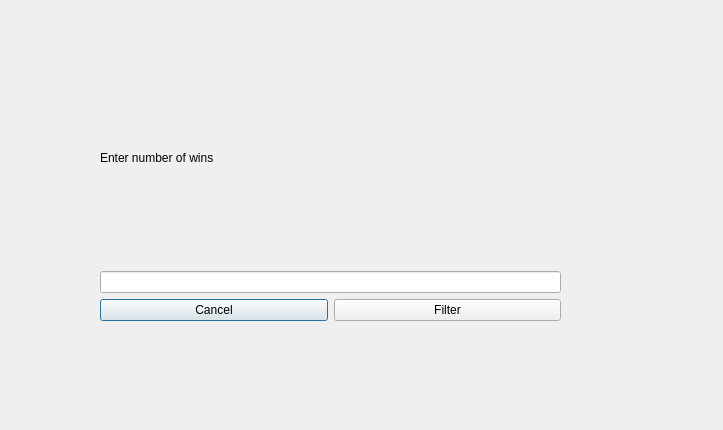
<?xml version="1.0" encoding="UTF-8"?>
<ui version="4.0">
 <class>WinsDialog</class>
 <widget class="QDialog" name="WinsDialog">
  <property name="geometry">
   <rect>
    <x>0</x>
    <y>0</y>
    <width>723</width>
    <height>430</height>
   </rect>
  </property>
  <property name="windowTitle">
   <string>Dialog</string>
  </property>
  <widget class="QWidget" name="">
   <property name="geometry">
    <rect>
     <x>100</x>
     <y>50</y>
     <width>461</width>
     <height>271</height>
    </rect>
   </property>
   <layout class="QVBoxLayout" name="verticalLayout">
    <item>
     <widget class="QLabel" name="label">
      <property name="text">
       <string>Enter number of wins</string>
      </property>
     </widget>
    </item>
    <item>
     <widget class="QLineEdit" name="lineEdit"/>
    </item>
    <item>
     <layout class="QHBoxLayout" name="horizontalLayout">
      <item>
       <widget class="QPushButton" name="cancelButton">
        <property name="text">
         <string>Cancel</string>
        </property>
       </widget>
      </item>
      <item>
       <widget class="QPushButton" name="pushButton_2">
        <property name="text">
         <string>Filter</string>
        </property>
       </widget>
      </item>
     </layout>
    </item>
   </layout>
  </widget>
 </widget>
 <resources/>
 <connections/>
</ui>
